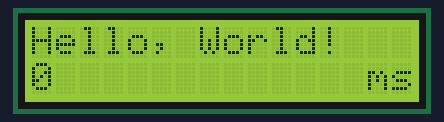
Simulated run of this sketch. Board: Arduino Uno, built with avr-gcc and run on an emulated ATmega328P. Parts: 16×2 character LCD.

Above: at 0.1 s.
At 4.4 s:
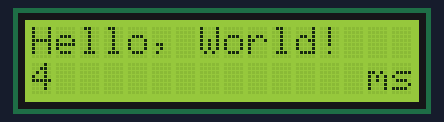
At 9.7 s:
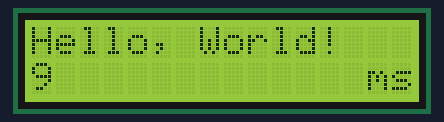
At 19.3 s:
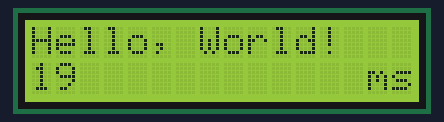
At 28.9 s:
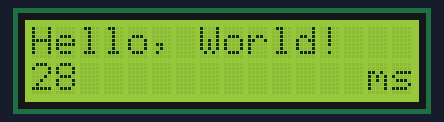
At 38.4 s:
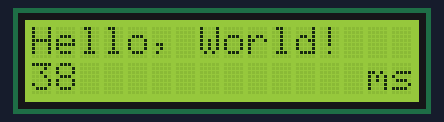

The sketch:

HelloWorld.ino
```cpp
#include <LiquidCrystal.h>

// initialize the library with the numbers of the interface pins
LiquidCrystal lcd(7, 8, 9, 10, 11, 12);

void setup() {
}
void loop() {
  // set up the LCD's number of columns and rows:
  lcd.begin(16, 2);
  // Print a message to the LCD.
  lcd.print("Hello, World!");


  // set the cursor to column 0, line 1
  // (note: line 1 is the second row, since counting begins with 0):
  lcd.setCursor(0, 1);
  // print the numbe:r of seconds since reset:
  lcd.print(millis()/1000);
  lcd.setCursor(14, 1);
  lcd.print("ms");
  delay(1000);
}
```

Measured:
- what the display in image 0 shows lasts 1.0 s, from 0.1 s to 1.1 s
